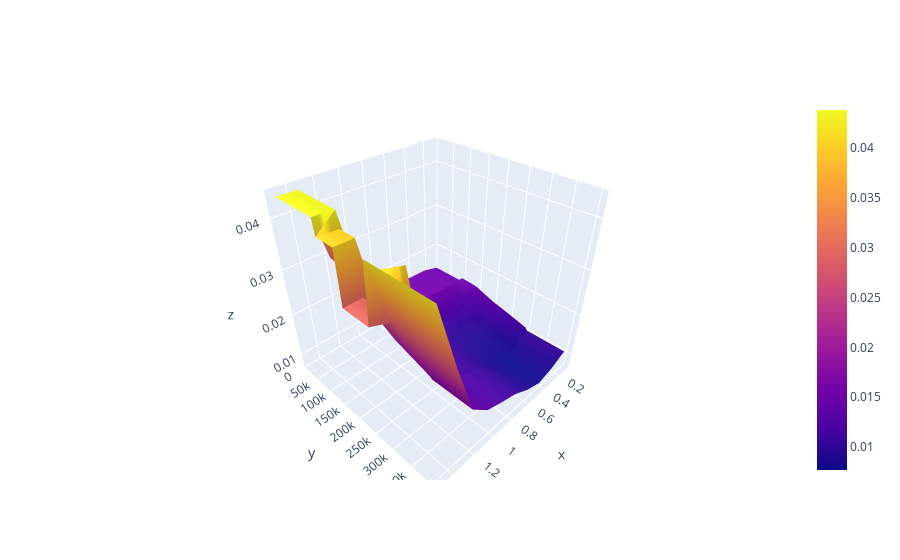

This figure's notebook cell:
### Code cell
res = {}

for cl in np.linspace(0.1, 1.5, 10):
    r = sa7038.lookup(np.linspace(10000, 400000, 100), np.full(100, cl))
    res[cl] = r.set_index("re").Cd
res = pd.concat(res, axis=1)

fig = go.Figure(data=go.Surface(z=res.values, x=res.columns, y=res.index))
fig

### Figure 1 — Plotly figure (JSON) as saved in the notebook; plotly's stock layout.template omitted (floating-point values rounded to 4 significant figures; data arrays with more than 128 entries replaced by an {"elided": "..."} marker saying what was removed)
{"data": [{"type": "surface", "x": [0.1, 0.2556, 0.4111, 0.5667, 0.7222, 0.8778, 1.033, 1.189, 1.344, 1.5], "y": {"elided": "10000 float values"}, "z": {"elided": "10000x10 float values"}}], "layout": {}}
